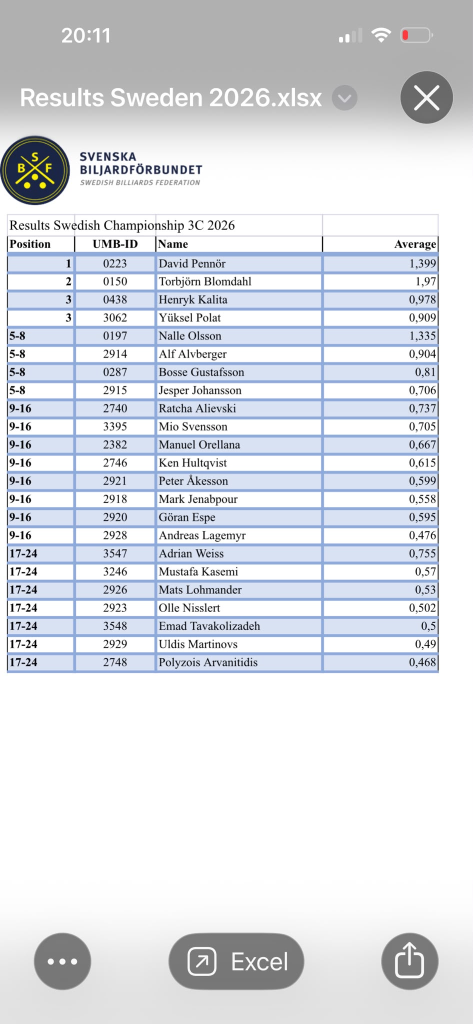
#> input picture docs/ai/ceb-ranking/WhatsApp Image 2026-10-06 at 21.12.46.jpeg, 945 x 2048 px, found by its file name (shown at 1/2 size)
$ python ocr_sweden.py
#> lines starting #> are read from the running program, lines starting #| are printed output that depends on the picture; after the words box and inside, x2 and y2 are one past the last pixel; in counts of white or black regions, pixels touching at a corner belong together
"""OCR the WhatsApp ranking image with tesseract (scaled + thresholded)."""
import sys
from PIL import Image, ImageOps
import pytesseract

pytesseract.pytesseract.tesseract_cmd = r"C:\Program Files\Tesseract-OCR\tesseract.exe"

SRC = r"D:\Projects\4-billiardtoday-frontend\docs\ai\ceb-ranking\WhatsApp Image 2026-10-06 at 21.12.46.jpeg"
img = Image.open(SRC)
#> img is the input picture: PIL image 945x2048 RGB; mean R, G, B 220, 223.3, 229.2

# upscale x3 then grayscale + threshold
big = img.resize((img.width * 3, img.height * 3), Image.LANCZOS).convert("L")
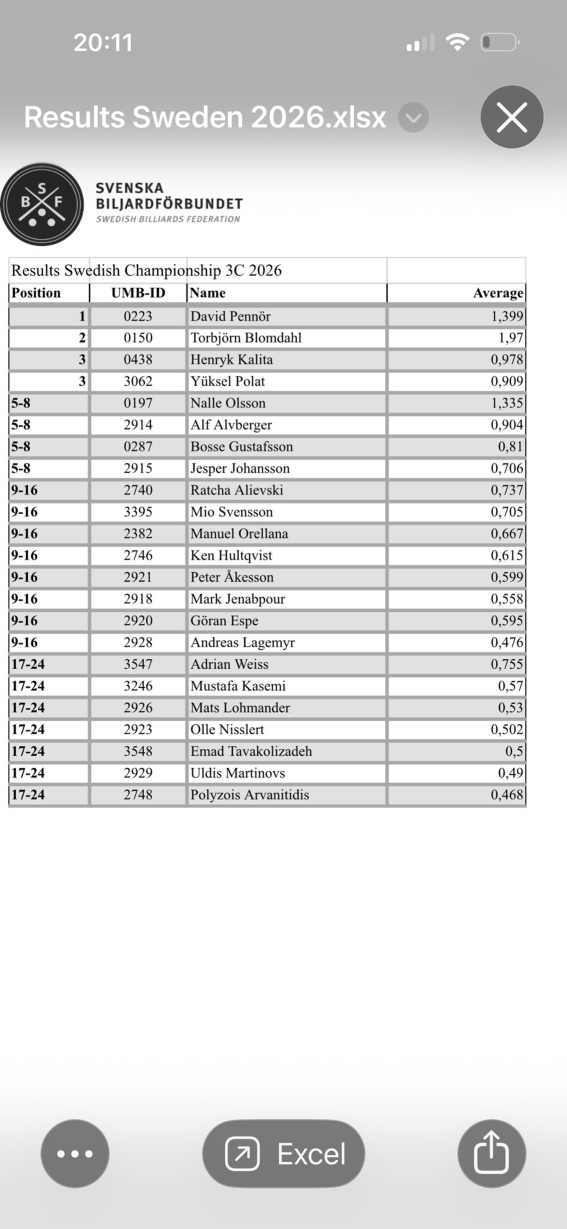
#> big: PIL image 2835x6144 L (shown at 1/5 size); min 0, max 255, mean 222.9
big = ImageOps.autocontrast(big)
bw = big.point(lambda p: 0 if p < 150 else 255)
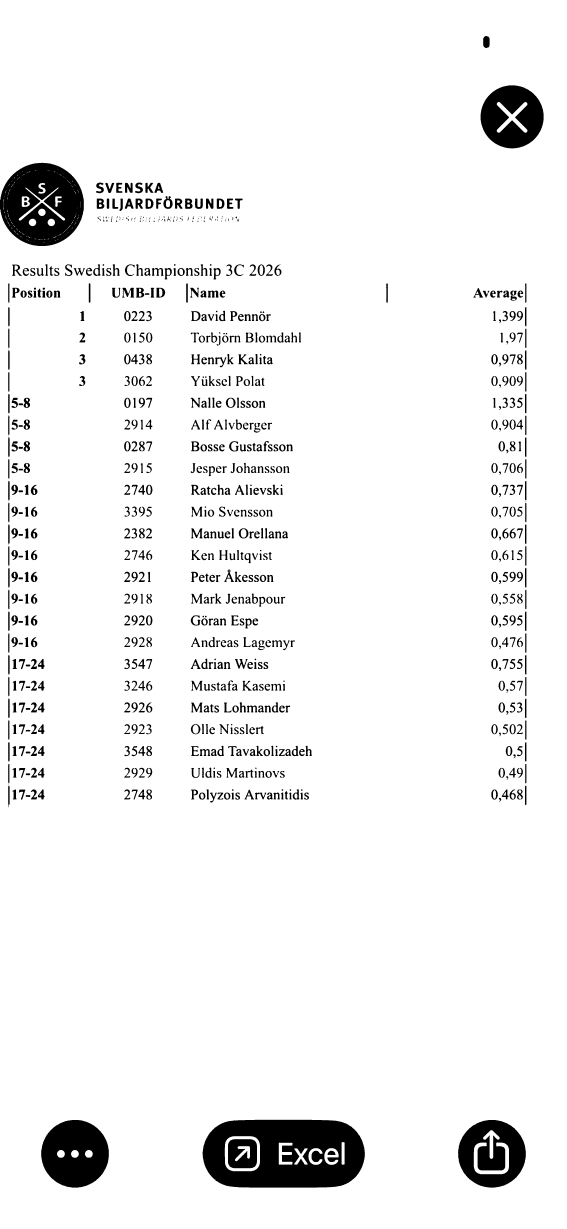
#> bw: PIL image 2835x6144 L (shown at 1/5 size); 94.2% white; 856 black regions (59 under 20 px), largest, box (x1, y1, x2, y2) and area: (1013, 5599, 1824, 5938) 205291, (0, 814, 419, 1230) 124132, (206, 5600, 544, 5938) 86411

for name, im in (("gray", big), ("bw", bw)):
    for psm in (6, 4):
#> (the run stopped early here; a loop or call above may not have finished)
